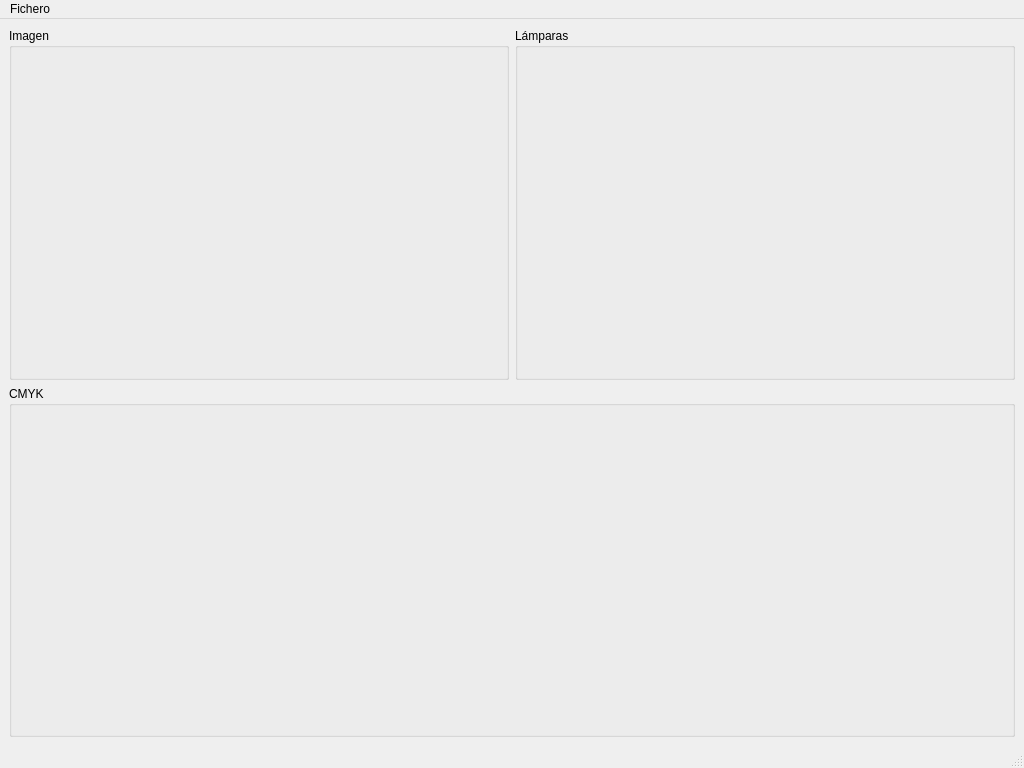
<?xml version="1.0" encoding="UTF-8"?>
<ui version="4.0">
 <class>MaquinaCMYK</class>
 <widget class="QMainWindow" name="MaquinaCMYK">
  <property name="geometry">
   <rect>
    <x>0</x>
    <y>0</y>
    <width>1024</width>
    <height>768</height>
   </rect>
  </property>
  <property name="windowTitle">
   <string>MainWindow</string>
  </property>
  <widget class="QWidget" name="centralwidget">
   <layout class="QGridLayout" name="gridLayout">
    <item row="0" column="0">
     <widget class="QGroupBox" name="groupBox">
      <property name="title">
       <string>Imagen</string>
      </property>
     </widget>
    </item>
    <item row="0" column="1">
     <widget class="QGroupBox" name="groupBox_3">
      <property name="title">
       <string>Lámparas</string>
      </property>
     </widget>
    </item>
    <item row="1" column="0" colspan="2">
     <widget class="QGroupBox" name="groupBox_2">
      <property name="title">
       <string>CMYK</string>
      </property>
     </widget>
    </item>
   </layout>
  </widget>
  <widget class="QMenuBar" name="menubar">
   <property name="geometry">
    <rect>
     <x>0</x>
     <y>0</y>
     <width>1024</width>
     <height>18</height>
    </rect>
   </property>
   <widget class="QMenu" name="menuFichero">
    <property name="title">
     <string>Fichero</string>
    </property>
    <addaction name="actionAbrir"/>
    <addaction name="actionGuardar"/>
    <addaction name="actionGuardar_como"/>
    <addaction name="actionCerrar"/>
   </widget>
   <addaction name="menuFichero"/>
  </widget>
  <widget class="QStatusBar" name="statusbar"/>
  <action name="actionAbrir">
   <property name="text">
    <string>Abrir</string>
   </property>
  </action>
  <action name="actionGuardar">
   <property name="text">
    <string>Guardar</string>
   </property>
  </action>
  <action name="actionGuardar_como">
   <property name="text">
    <string>Guardar como</string>
   </property>
  </action>
  <action name="actionCerrar">
   <property name="text">
    <string>Cerrar</string>
   </property>
  </action>
 </widget>
 <resources/>
 <connections/>
</ui>
